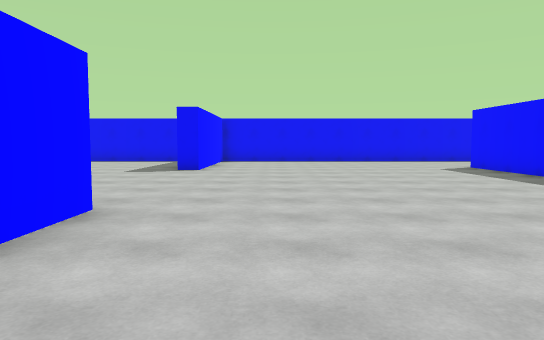
[1] (above)

24 first-person views from a walk through a scene from a Unity 3-D project. The camera is 1.3 m above the floor, tilts 4° down and sees 70° across. The floor is counted in squares, 2 m on a side. Each view is taken from the middle of a square. On the plan, view 1 faces up. The plan holds only what a view shows up to about 11 squares ahead; the rest is blank. The place goes on beyond the plan.

[2]
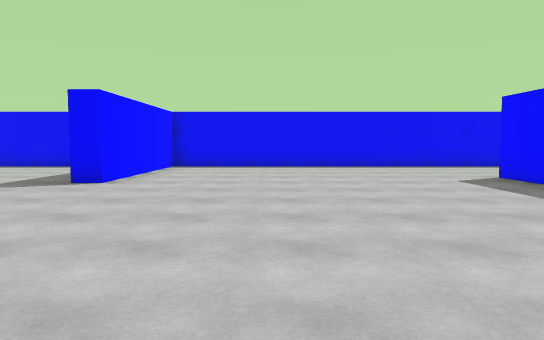

[3]
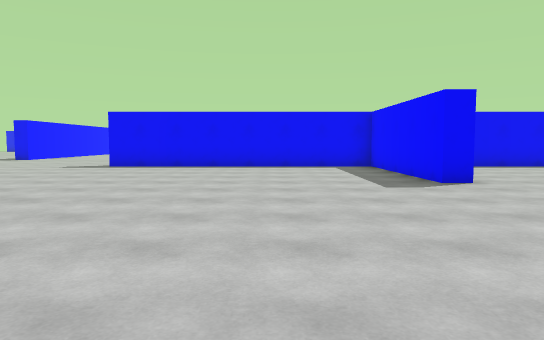

[4]
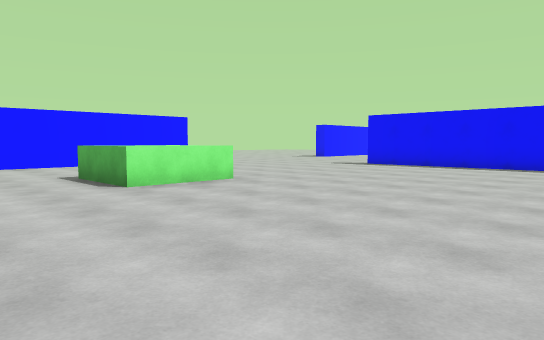

[5]
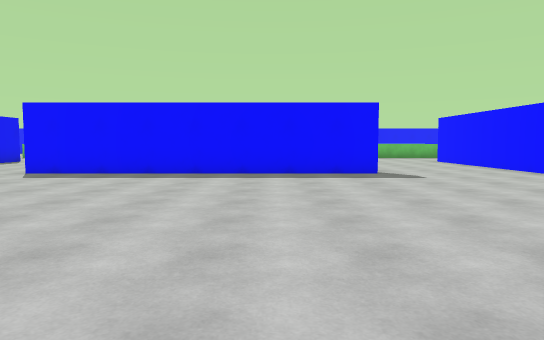

[6]
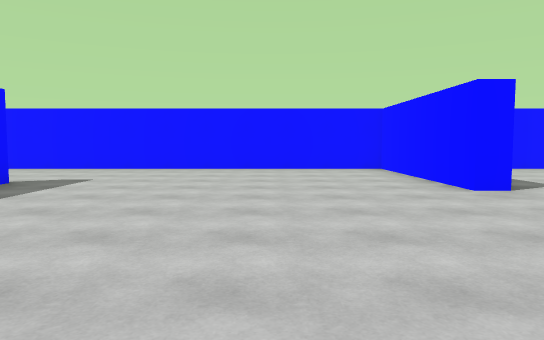

[7]
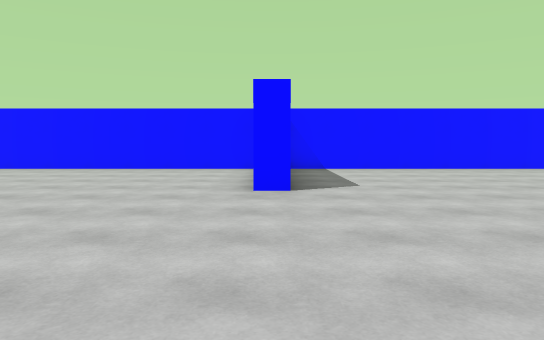

[8]
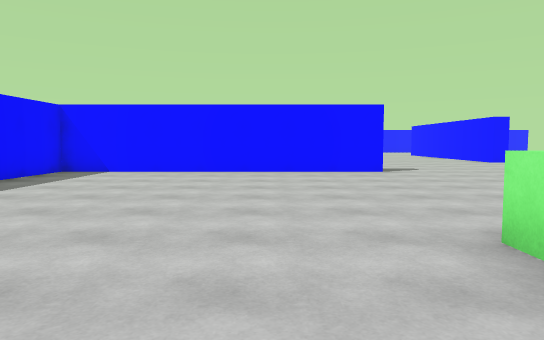

[9]
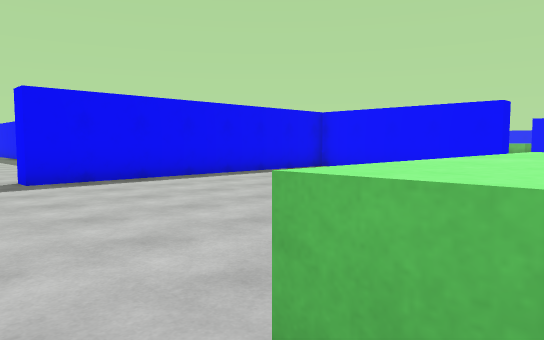

[10]
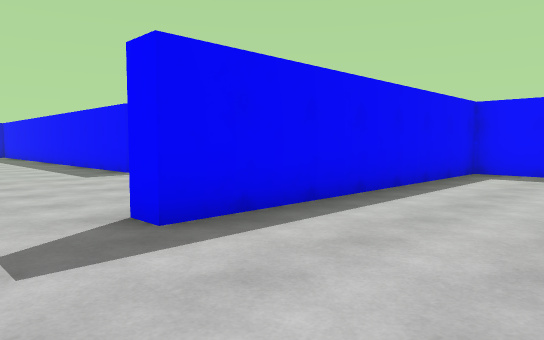

[11]
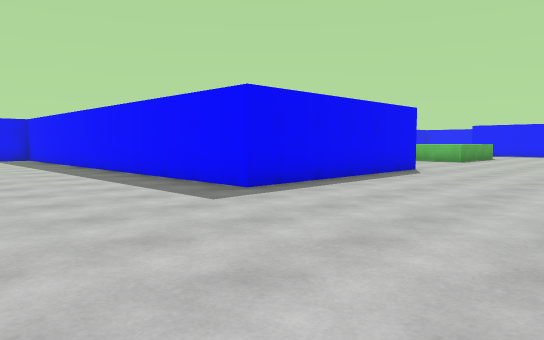

[12]
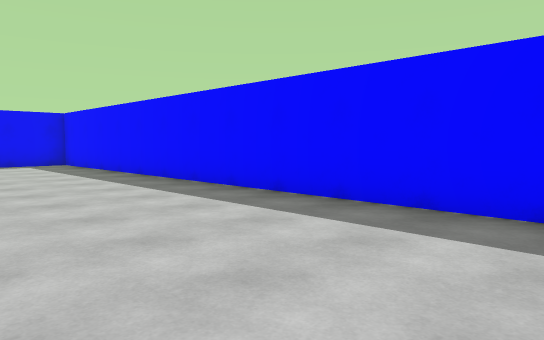

[13]
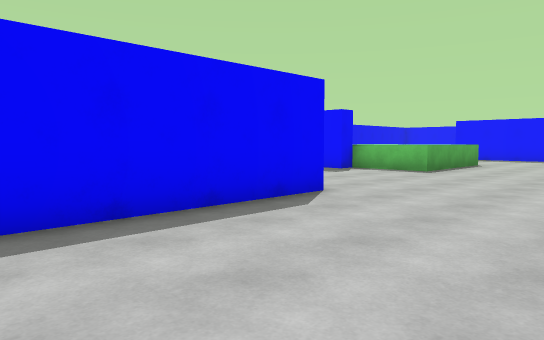

[14]
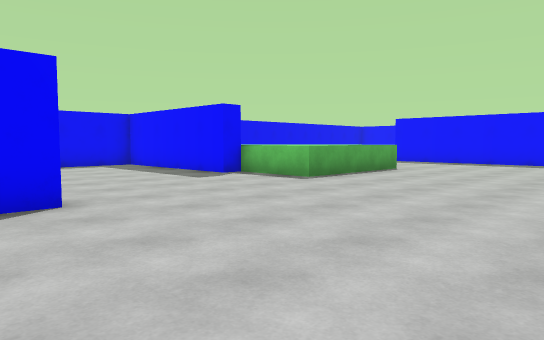

[15]
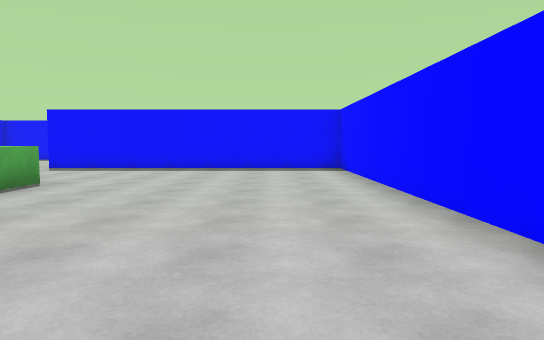

[16]
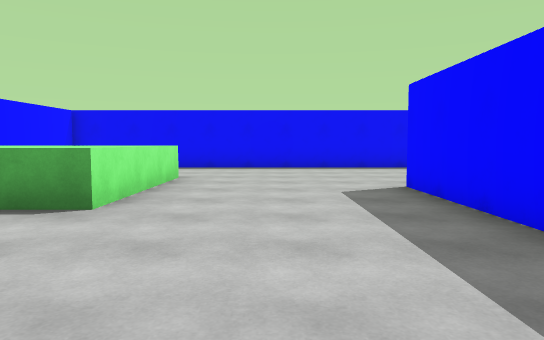

[17]
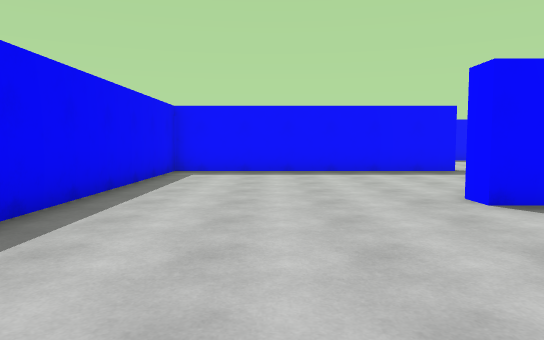

[18]
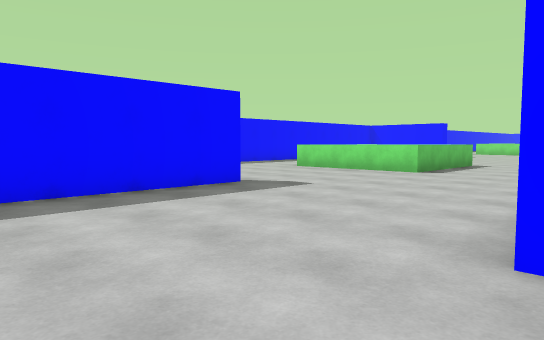

[19]
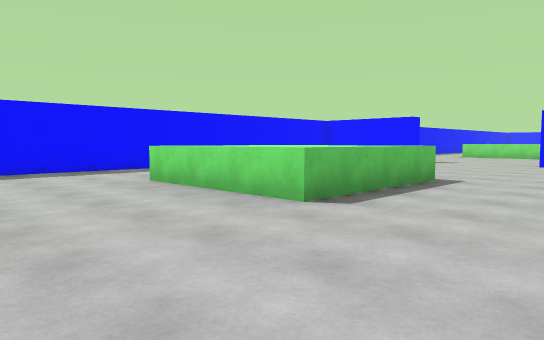

[20]
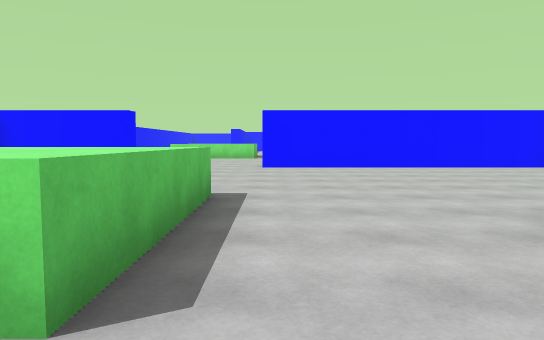

[21]
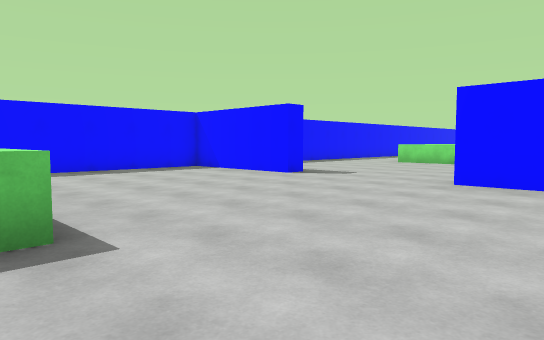

[22]
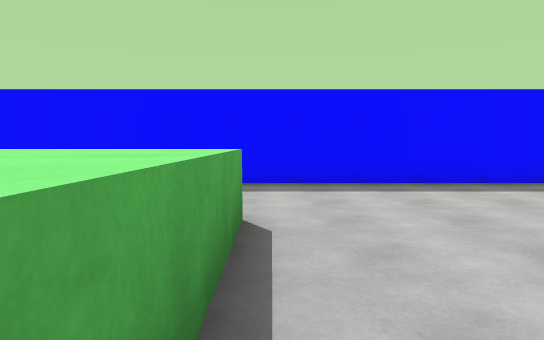

[23]
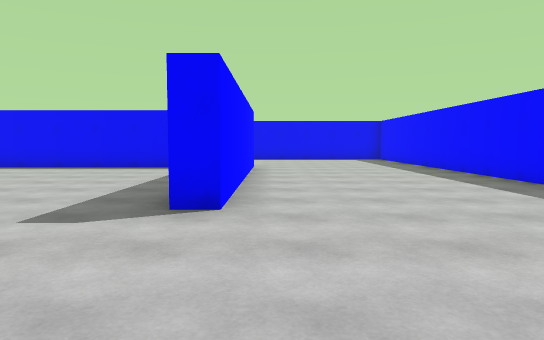

[24]
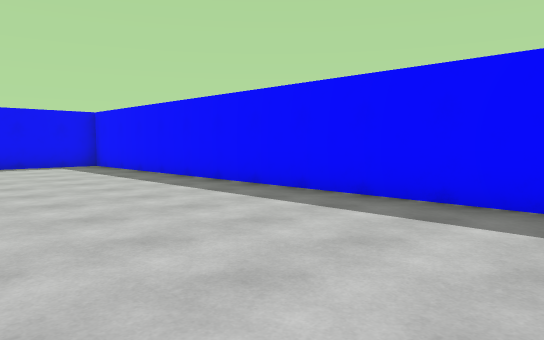

### Floor plan
Key: @ floor where view 1 was taken; # wall or solid block; . floor; ^ raised ledge.
Columns run from 11 left of view 1 to 21 right of it. Each row starts with its distance up from view 1.
 32   ###                        ####
 31   ..#                        ...#
 30   ..#                        ...#
 29   ..#                        ...#
 28   ..#                       ....#
 27  ...#                      .....#
 26  ...#      ################.....#
 25  ...#      ..#   .........#.....#
 24  ...#      ..#   .........#.....#
 23  ...#     ...##  ^........#.....#
 22 ....#     ....#^^^........#.....#
 21 ....#     ....^  ^...#....#.....#
 20 ....#    .....^^^^...#....#....
 19 ....######...........#........
 18 .....................#.........
 17 .....................#..........#
 16 .....................#..........#
 15 ....    .............#...^^^^...#
 14 ..####################...^^^^   #
 13 .........#.........  ....^^^^   #
 12 .........#......................#
 11 .........#......................#
 10 .........#......#  .............#
  9 ................# ..............#
  8 ................# ..............#
  7 .^^.............#...............#
  6 .^^.............#########...#####
  5 ................#        .....
  4 ................#        ....
  3  ........#......#         ..
  2 .........#..........
  1 .........#..........
  0 .........#.@........
 -1 ..##################
 -2 ..
 -3 ..

Positions as (right, up) in squares from view 1, and headings:
1: (0, 0), facing up
2: (1, 3), facing up
3: (-5, 3), facing up
4: (-3, 3), facing up-left
5: (-3, 5), facing right
6: (1, 9), facing down
7: (-2, 9), facing down
8: (-7, 8), facing down
9: (-11, 7), facing up-right
10: (-11, 11), facing up-right
11: (-11, 15), facing up-right
12: (-11, 19), facing up-right
13: (-6, 16), facing up-right
14: (-3, 15), facing up-right
15: (0, 16), facing right
16: (8, 16), facing up
17: (6, 24), facing right
18: (10, 24), facing down-right
19: (11, 19), facing down-right
20: (13, 17), facing down
21: (11, 13), facing down-right
22: (14, 12), facing right
23: (16, 16), facing up
24: (16, 20), facing up-right
